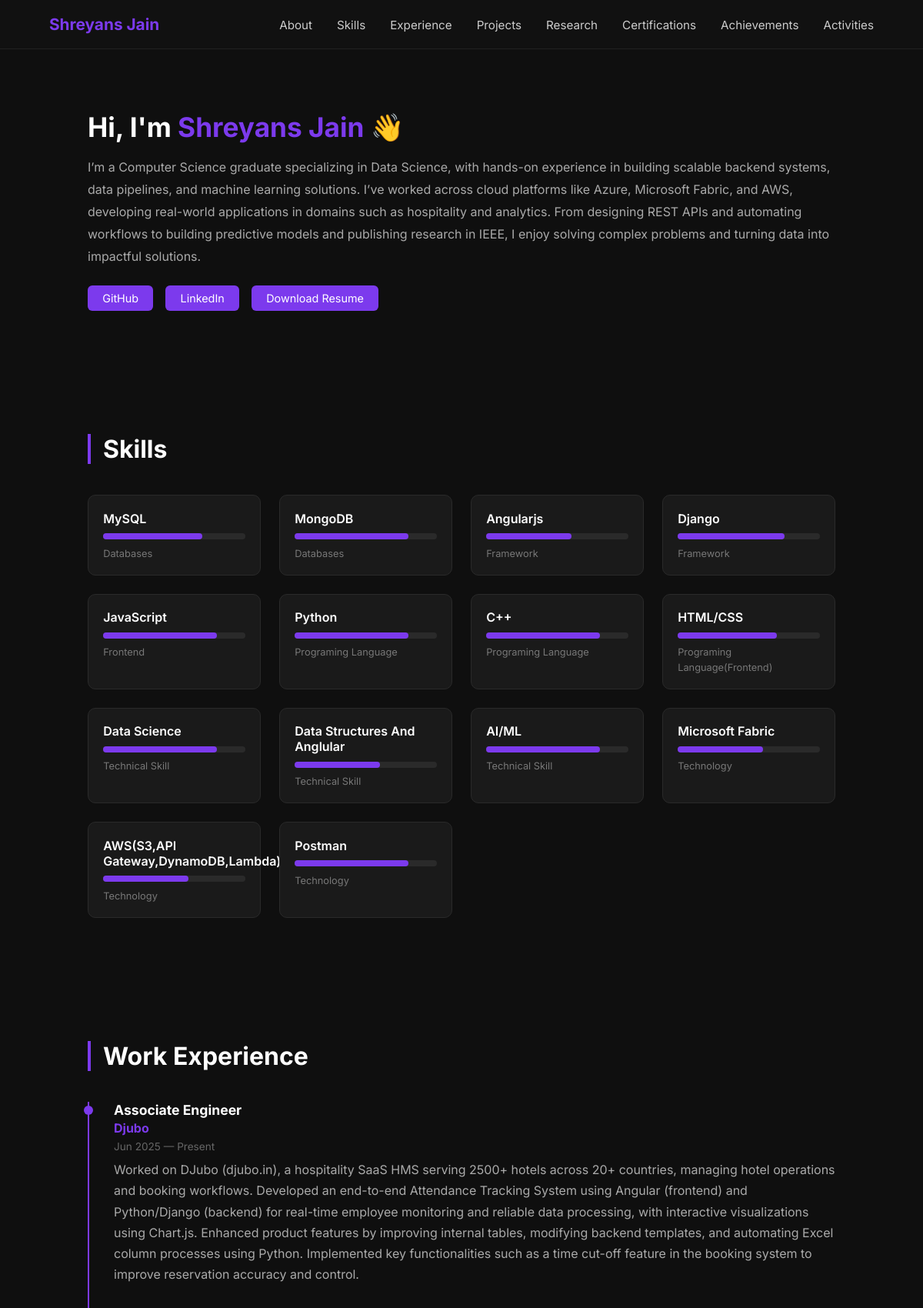
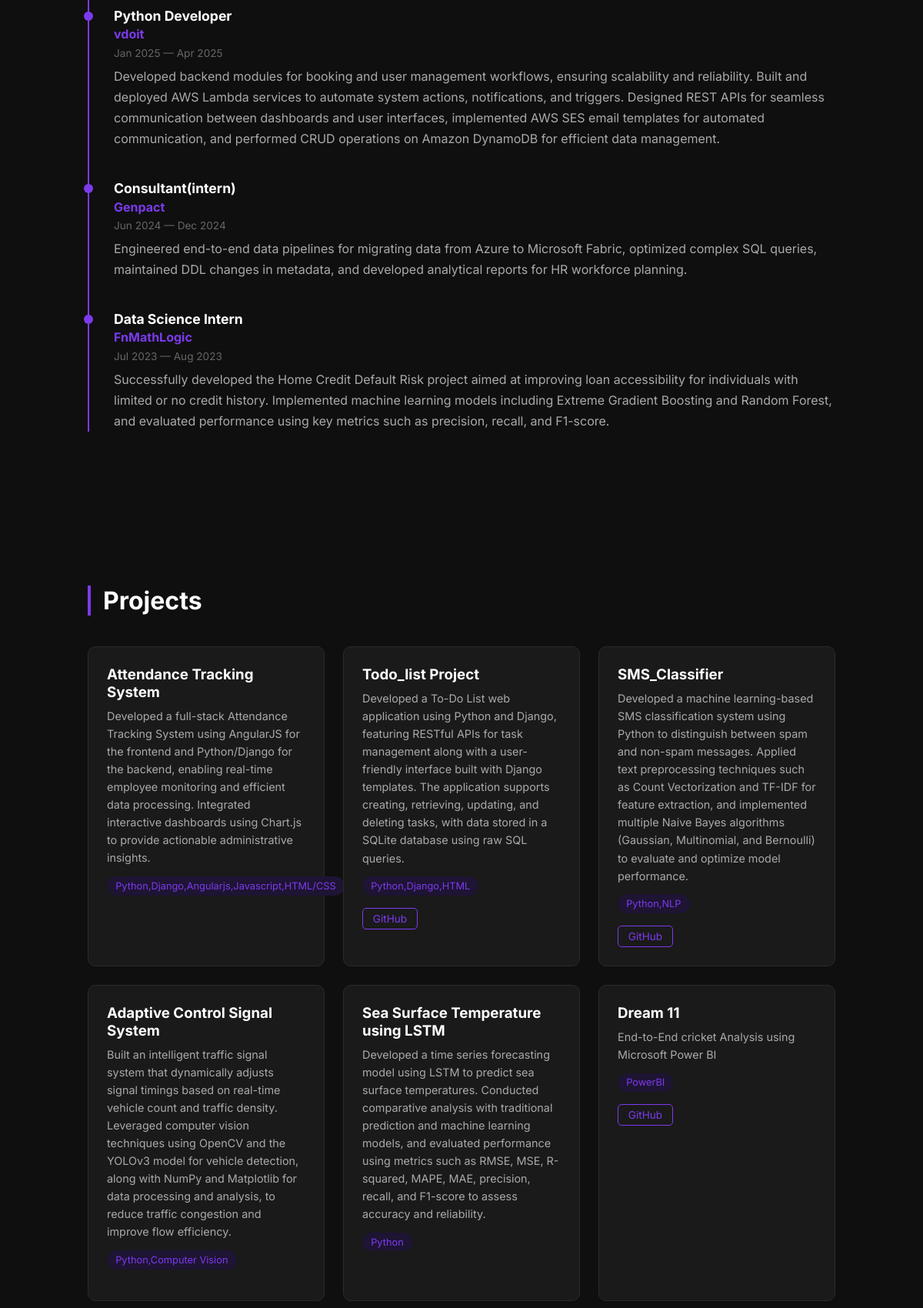
The page / (upper part) on the database its author committed (2 pictures, top to bottom).
### portfolio/models.py (models this page shows, shortened)
class Profile(models.Model):
    name = models.CharField(max_length=100)
    bio = models.TextField()
    photo = models.ImageField(upload_to='profile/', blank=True)
    github = models.URLField(blank=True)
    linkedin = models.URLField(blank=True)
    resume = models.FileField(upload_to='resume/', blank=True)

class Skill(models.Model):
    name = models.CharField(max_length=100)
    proficiency = models.IntegerField(default=80)  # percentage
    category = models.CharField(max_length=100)  # e.g. Frontend, Backend

class Experience(models.Model):
    company = models.CharField(max_length=200)
    role = models.CharField(max_length=200)
    start_date = models.DateField()
    end_date = models.DateField(null=True, blank=True)
    description = models.TextField()
    is_current = models.BooleanField(default=False)

class Project(models.Model):
    title = models.CharField(max_length=200)
    description = models.TextField()
    tech_stack = models.CharField(max_length=300)
    github_link = models.URLField(blank=True)
    live_link = models.URLField(blank=True)

### portfolio/views.py (the view)
# urls.py: path('', views.index, name='index'),
def index(request):
    context = {
        'profile': Profile.objects.first(),
        'projects': Project.objects.all(),
        'skills': Skill.objects.all().order_by('category'),
        'experiences': Experience.objects.all().order_by('-start_date'),
        'research_papers': ResearchPaper.objects.all().order_by('-publication_date'),
        'certificates': Certificate.objects.all().order_by('-issue_date'),
        'achievements': Achievement.objects.all().order_by('-date'),
        'extra_curricular': ExtraCurricular.objects.all().order_by('-start_date'),
    }
    return render(request, 'portfolio/index.html', context)

### portfolio/templates/portfolio/index.html (shortened to what this page needs)
{% extends 'portfolio/base.html' %}
{% load static %}
{% block content %}
<section id="about">
    <div class="about-container">
        <div class="about-text">
            <h1>Hi, I'm <span class="highlight">{{ profile.name }}</span> 👋</h1>
            <p>{{ profile.bio }}</p>
            <div class="about-links">
                {% if profile.github %}
                    <a href="{{ profile.github }}" target="_blank">GitHub</a>
                {% endif %}
                {% if profile.linkedin %}
                    <a href="{{ profile.linkedin }}" target="_blank">LinkedIn</a>
                {% endif %}
                {% if profile.resume %}
                    <a href="{{ profile.resume.url }}" download>Download Resume</a>
                {% endif %}
            </div>
        </div>
    </div>
</section>
<section id="skills">
    <h2>Skills</h2>
    <div class="skills-grid">
        {% for skill in skills %}
        <div class="skill-card">
            <div class="skill-name">{{ skill.name }}</div>
            <div class="skill-bar">
                <div class="skill-fill" style="width: {{ skill.proficiency }}%"></div>
            </div>
            <small>{{ skill.category }}</small>
        </div>
        {% endfor %}
    </div>
</section>
<section id="experience">
    <h2>Work Experience</h2>
    <div class="timeline">
        {% for exp in experiences %}
        <div class="timeline-item">
            <h3>{{ exp.role }}</h3>
            <h4>{{ exp.company }}</h4>
            <span class="date">
                {{ exp.start_date|date:"M Y" }} —
                {% if exp.is_current %}Present{% else %}{{ exp.end_date|date:"M Y" }}{% endif %}
            </span>
            <p>{{ exp.description }}</p>
        </div>
        {% endfor %}
    </div>
</section>
<section id="projects">
    <h2>Projects</h2>
    <div class="projects-grid">
        {% for project in projects %}
        <div class="project-card">
            <h3>{{ project.title }}</h3>
            <p>{{ project.description }}</p>
            <div class="tech-stack">{{ project.tech_stack }}</div>
            <div class="project-links">
                {% if project.github_link %}
                    <a href="{{ project.github_link }}" target="_blank">GitHub</a>
                {% endif %}
            </div>
        </div>
        {% endfor %}
    </div>
</section>
{% endblock %}

### portfolio/templates/portfolio/base.html (shortened to what this page needs)
<!DOCTYPE html>
<html lang="en">
<head>
    {% load static %}
    <link rel="stylesheet" href="{% static 'portfolio/css/style.css' %}">
</head>
<body>
    <nav>
        <div class="nav-logo">{{ profile.name }}</div>
        <ul class="nav-links">
            <li><a href="#about">About</a></li>
            <li><a href="#skills">Skills</a></li>
            <li><a href="#experience">Experience</a></li>
            <li><a href="#projects">Projects</a></li>
            <li><a href="#research">Research</a></li>
            <li><a href="#certifications">Certifications</a></li>
            <li><a href="#achievements">Achievements</a></li>
            <li><a href="#extra">Activities</a></li>
        </ul>
    </nav>
    {% block content %}{% endblock %}
</body>
</html>

### portfolio/static/portfolio/css/style.css (style rules this page uses)
* { margin: 0; padding: 0; box-sizing: border-box; }
body { font-family: 'Inter', sans-serif; background: #0f0f0f; color: #e0e0e0; }
nav { display: flex; justify-content: space-between; align-items: center; padding: 1.2rem 4rem; background: #111; position: sticky; top: 0; z-index: 100; border-bottom: 1px solid #222; }
.nav-logo { font-size: 1.3rem; font-weight: 700; color: #7c3aed; }
.nav-links { list-style: none; display: flex; gap: 2rem; }
.nav-links a { color: #ccc; text-decoration: none; font-size: 0.95rem; }
section { padding: 5rem 4rem; max-width: 1100px; margin: auto; }
section h2 { font-size: 2rem; margin-bottom: 2.5rem; color: #fff; border-left: 4px solid #7c3aed; padding-left: 1rem; }
.about-container { display: flex; gap: 3rem; align-items: center; }
.about-text h1 { font-size: 2.2rem; margin-bottom: 1rem; color: #fff; }
.highlight { color: #7c3aed; }
.about-text p { color: #aaa; line-height: 1.8; margin-bottom: 1.5rem; }
.about-links { display: flex; gap: 1rem; }
.about-links a { padding: 0.5rem 1.2rem; background: #7c3aed; color: #fff; border-radius: 6px; text-decoration: none; font-size: 0.9rem; }
.skills-grid { display: grid; grid-template-columns: repeat(auto-fill, minmax(220px, 1fr)); gap: 1.5rem; }
.skill-card { background: #1a1a1a; padding: 1.2rem; border-radius: 10px; border: 1px solid #2a2a2a; }
.skill-name { font-weight: 600; margin-bottom: 0.6rem; color: #fff; }
.skill-bar { background: #2a2a2a; border-radius: 999px; height: 8px; margin-bottom: 0.4rem; }
.skill-fill { background: #7c3aed; height: 100%; border-radius: 999px; }
.skill-card small { color: #777; font-size: 0.8rem; }
.timeline { border-left: 2px solid #7c3aed; padding-left: 2rem; }
.timeline-item { margin-bottom: 2.5rem; position: relative; }
.timeline-item::before { content: ''; width: 12px; height: 12px; background: #7c3aed; border-radius: 50%; position: absolute; left: -2.45rem; top: 5px; }
.timeline-item h3 { font-size: 1.1rem; color: #fff; }
.timeline-item h4 { color: #7c3aed; margin: 0.2rem 0; }
.timeline-item .date { font-size: 0.85rem; color: #666; }
.timeline-item p { color: #aaa; margin-top: 0.5rem; line-height: 1.7; }
.projects-grid { display: grid; grid-template-columns: repeat(auto-fill, minmax(280px, 1fr)); gap: 1.5rem; }
.project-card { background: #1a1a1a; padding: 1.5rem; border-radius: 10px; border: 1px solid #2a2a2a; }
.project-card h3 { color: #fff; margin-bottom: 0.5rem; }
.project-card p { color: #aaa; font-size: 0.9rem; line-height: 1.6; margin-bottom: 0.8rem; }
.tech-stack { font-size: 0.8rem; color: #7c3aed; background: #1e1433; padding: 0.3rem 0.7rem; border-radius: 999px; display: inline-block; margin-bottom: 1rem; }
.project-links { display: flex; gap: 0.8rem; }
.project-links a { font-size: 0.85rem; color: #7c3aed; text-decoration: none; border: 1px solid #7c3aed; padding: 0.3rem 0.8rem; border-radius: 5px; }

### rows shown on the page
Profile: name "Shreyans Jain", bio "I’m a Computer Science graduate specializing in Data Science, with hands-on experience in building scalable backend systems, data pipelines, and machine learning solutions. I’ve worked across cloud platforms like Azure, Microsoft Fabric, and AWS, developing real-world applications in domains such as hospitality and analytics. From designing REST APIs and automating workflows to building predictive models and publishing research in IEEE, I enjoy solving complex problems and turning data into impactful solutions."
Skill: name "MySQL", proficiency 70 (drawn), category "Databases"
Skill: name "MongoDB", proficiency 80 (drawn), category "Databases"
Skill: name "Angularjs", proficiency 60 (drawn), category "Framework"
Skill: name "Django", proficiency 75 (drawn), category "Framework"
Skill: name "JavaScript", proficiency 80 (drawn), category "Frontend"
Skill: name "Python", proficiency 80 (drawn), category "Programing Language"
Skill: name "C++", proficiency 80 (drawn), category "Programing Language"
Skill: name "HTML/CSS", proficiency 70 (drawn), category "Programing Language(Frontend)"
Skill: name "Data Science", proficiency 80 (drawn), category "Technical Skill"
Skill: name "Data Structures And Anglular", proficiency 60 (drawn), category "Technical Skill"
Skill: name "AI/ML", proficiency 80 (drawn), category "Technical Skill"
Skill: name "Microsoft Fabric", proficiency 60 (drawn), category "Technology"
Skill: name "AWS(S3,API Gateway,DynamoDB,Lambda)", proficiency 60 (drawn), category "Technology"
Skill: name "Postman", proficiency 80 (drawn), category "Technology"
Experience: role "Associate Engineer", company "Djubo", start_date "Jun 2025", is_current "Present", description "Worked on DJubo (djubo.in), a hospitality SaaS HMS serving 2500+ hotels across 20+ countries, managing hotel operations and booking workflows. Developed an end-to-end Attendance Tracking System using Angular (frontend) and Python/Django (backend) for real-time employee monitoring and reliable data processing, with interactive visualizations using Chart.js. Enhanced product features by improving internal tables, modifying backend templates, and automating Excel column processes using Python. Implemented key functionalities such as a time cut-off feature in the booking system to improve reservation accuracy and control."
Experience: role "Python Developer", company "vdoit", start_date "Jan 2025", end_date "Apr 2025", description "Developed backend modules for booking and user management workflows, ensuring scalability and reliability. Built and deployed AWS Lambda services to automate system actions, notifications, and triggers. Designed REST APIs for seamless communication between dashboards and user interfaces, implemented AWS SES email templates for automated communication, and performed CRUD operations on Amazon DynamoDB for efficient data management."
Experience: role "Consultant(intern)", company "Genpact", start_date "Jun 2024", end_date "Dec 2024", description "Engineered end-to-end data pipelines for migrating data from Azure to Microsoft Fabric, optimized complex SQL queries, maintained DDL changes in metadata, and developed analytical reports for HR workforce planning."
Experience: role "Data Science Intern", company "FnMathLogic", start_date "Jul 2023", end_date "Aug 2023", description "Successfully developed the Home Credit Default Risk project aimed at improving loan accessibility for individuals with limited or no credit history. Implemented machine learning models including Extreme Gradient Boosting and Random Forest, and evaluated performance using key metrics such as precision, recall, and F1-score."
Project: title "Attendance Tracking System", description "Developed a full-stack Attendance Tracking System using AngularJS for the frontend and Python/Django for the backend, enabling real-time employee monitoring and efficient data processing. Integrated interactive dashboards using Chart.js to provide actionable administrative insights.", tech_stack "Python,Django,Angularjs,Javascript,HTML/CSS"
Project: title "Todo_list Project", description "Developed a To-Do List web application using Python and Django, featuring RESTful APIs for task management along with a user-friendly interface built with Django templates. The application supports creating, retrieving, updating, and deleting tasks, with data stored in a SQLite database using raw SQL queries.", tech_stack "Python,Django,HTML"
Project: title "SMS_Classifier", description "Developed a machine learning-based SMS classification system using Python to distinguish between spam and non-spam messages. Applied text preprocessing techniques such as Count Vectorization and TF-IDF for feature extraction, and implemented multiple Naive Bayes algorithms (Gaussian, Multinomial, and Bernoulli) to evaluate and optimize model performance.", tech_stack "Python,NLP"
Project: title "Adaptive Control Signal System", description "Built an intelligent traffic signal system that dynamically adjusts signal timings based on real-time vehicle count and traffic density. Leveraged computer vision techniques using OpenCV and the YOLOv3 model for vehicle detection, along with NumPy and Matplotlib for data processing and analysis, to reduce traffic congestion and improve flow efficiency.", tech_stack "Python,Computer Vision"
Project: title "Sea Surface Temperature using LSTM", description "Developed a time series forecasting model using LSTM to predict sea surface temperatures. Conducted comparative analysis with traditional prediction and machine learning models, and evaluated performance using metrics such as RMSE, MSE, R-squared, MAPE, MAE, precision, recall, and F1-score to assess accuracy and reliability.", tech_stack "Python"
Project: title "Dream 11", description "End-to-End cricket Analysis using Microsoft Power BI", tech_stack "PowerBI"
